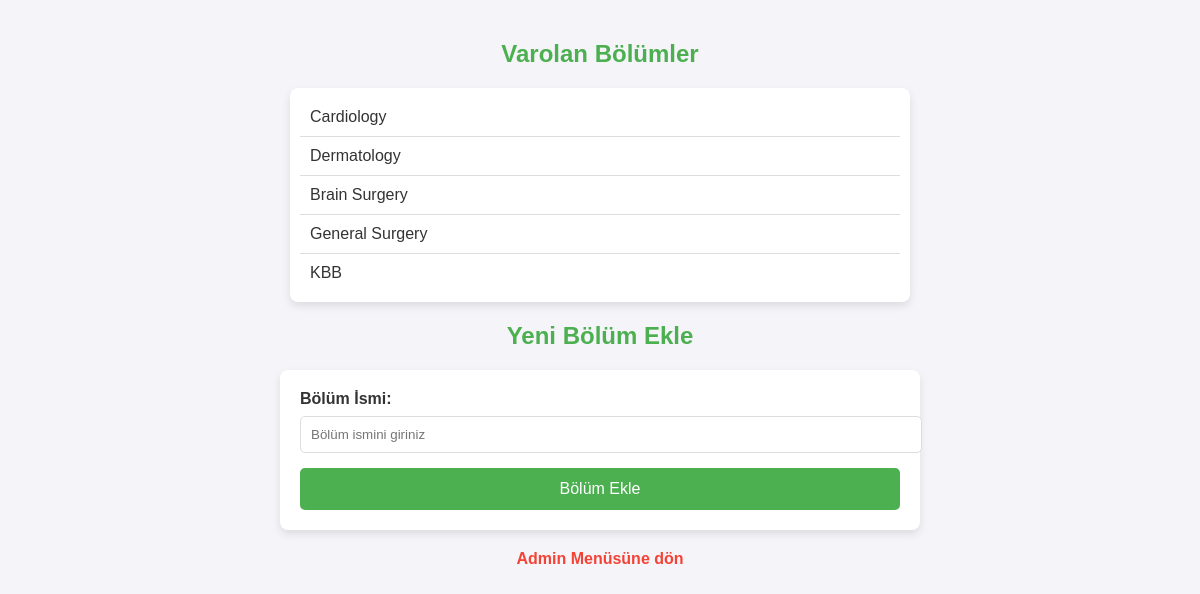
Page /departments (signed in) on the committed database.
### tables this page shows
CREATE TABLE departments (
                        departmentID INTEGER PRIMARY KEY AUTOINCREMENT,
                        departmentName TEXT UNIQUE
                    );

### main.py (the view)
@app.route("/departments", methods=["GET", "POST"])
def departments():
    if "user_email" not in session:
        return redirect(url_for("login"))
    connection = sqlite3.connect("database.db")
    cursor = connection.cursor()
    if request.method == "POST":
        department = request.form["department"]
        cursor.execute("INSERT INTO departments (departmentName) VALUES (?)", (department,))
        connection.commit()
        connection.close()
        return redirect(url_for("departments"))  # Aynı sayfaya yönlendirerek yeni departmanı gösterme
    cursor.execute("SELECT departmentName FROM departments")
    departments = cursor.fetchall()
    connection.close()
    return render_template("departments.html", departments=departments) # Departman sayfasına verileri gönder

### main.py (called while the page is built)
@app.before_request
def log_session():
    print(f"Session Data: {session}")

### templates/departments.html (shortened to what this page needs)
<!DOCTYPE html>
<html lang="en">
<head>
</head>
<body>
    <h2>Varolan Bölümler</h2>
    <ul>
        {% for department in departments %}
            <li>{{ department[0] }}</li>
        {% endfor %}
    </ul>
    <h2>Yeni Bölüm Ekle</h2>
    <form method="POST">
        <label for="department">Bölüm İsmi:</label>
        <input type="text" name="department" id="department" placeholder="Bölüm ismini giriniz" required>
        <button type="submit">Bölüm Ekle</button>
    </form>
    <a href="{{ url_for('admin_menu') }}">Admin Menüsüne dön</a>
</body>
</html>

### templates/departments.html (style rules this page uses)
body { font-family: 'Arial', sans-serif; background-color: #f4f4f9; color: #333; margin: 0; padding: 20px; }
h1, h2 { text-align: center; color: #4CAF50; }
ul { max-width: 600px; margin: 20px auto; padding: 10px; list-style-type: none; background-color: #fff; border-radius: 8px; box-shadow: 0 4px 8px rgba(0, 0, 0, 0.1); }
ul li { padding: 10px; border-bottom: 1px solid #ddd; }
ul li:last-child { border-bottom: none; }
form { max-width: 600px; margin: 20px auto; padding: 20px; background-color: #fff; border-radius: 8px; box-shadow: 0 4px 8px rgba(0, 0, 0, 0.1); }
label { font-weight: bold; display: block; margin-bottom: 8px; }
input[type="text"] { width: 100%; padding: 10px; margin-bottom: 15px; border: 1px solid #ddd; border-radius: 5px; }
button { width: 100%; padding: 12px; background-color: #4CAF50; color: white; border: none; border-radius: 5px; font-size: 16px; cursor: pointer; transition: background-color 0.3s ease; }
a { display: block; text-align: center; margin-top: 20px; text-decoration: none; color: #f44336; font-weight: bold; }

### rows in the picture
departments: departmentName "Cardiology"
departments: departmentName "Dermatology"
departments: departmentName "Brain Surgery"
departments: departmentName "General Surgery"
departments: departmentName "KBB"
